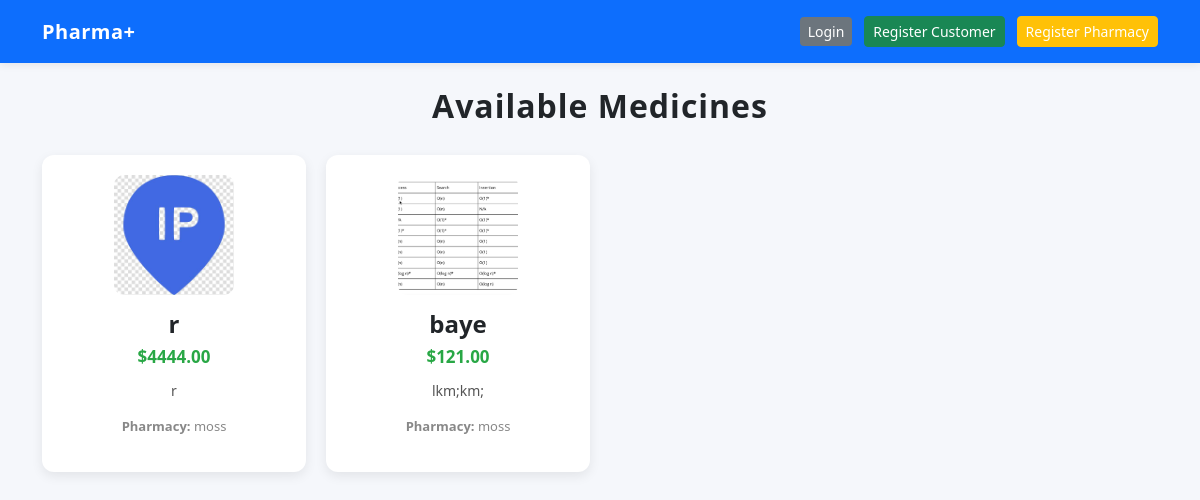
Page /medicine/list/ on the committed database.
### member/models.py (models this page shows, shortened)
class Medicine(models.Model):
    owner = models.ForeignKey(PharmacyOwnerProfile, on_delete=models.CASCADE)
    name = models.CharField(max_length=100)
    category = models.CharField(max_length=100)
    description = models.TextField()
    image = models.ImageField(upload_to='medicine_images/')
    price = models.DecimalField(max_digits=10, decimal_places=2)
    stock = models.PositiveIntegerField()
    created_at = models.DateTimeField(auto_now_add=True)
    updated_at = models.DateTimeField(auto_now=True)
    expiry_date = models.DateField(null=True, blank=True)  # NEW
    location = models.CharField(max_length=255, blank=True, null=True)  # NEW

class PharmacyOwnerProfile(models.Model):
    user = models.OneToOneField(settings.AUTH_USER_MODEL, on_delete=models.CASCADE)
    pharmacy_name = models.CharField(max_length=200)
    location = models.CharField(max_length=255)
    phone = models.CharField(max_length=20)
    verification_document = models.FileField(upload_to='verification_docs/')
    is_verified = models.BooleanField(default=False)

### member/views.py (the view)
# urls.py: path("medicine/list/", MedicineListView.as_view(), name="medicine_list"),
class MedicineListView(ListView):
    model = Medicine
    template_name = "member/medicine_list.html"
    context_object_name = "medicines"

### member/templates/member/medicine_list.html
{% extends "member/base.html" %}
{% block content %}
<div class="container mt-4">
    <h2 style="text-align: center; margin-bottom: 30px; font-weight: 700; letter-spacing: 1px;">
        Available Medicines
    </h2>
    {% if medicines %}
        <div style="
            display: grid;
            grid-template-columns: repeat(auto-fill, minmax(250px, 1fr));
            gap: 20px;
        ">
            {% for med in medicines %}
            <div style="
                background: #ffffff;
                padding: 20px;
                border-radius: 12px;
                box-shadow: 0 4px 12px rgba(0,0,0,0.08);
                text-align: center;
                transition: 0.3s;
            ">
                <img src="{{ med.image.url }}"
                     style="width: 120px; height:120px; object-fit: cover; border-radius: 10px; margin-bottom: 15px;">
                <h4 style="font-weight: 600; margin-bottom: 5px;">
                    {{ med.name }}
                </h4>
                <p style="margin: 0; font-size: 17px; color: #28a745; font-weight: 600;">
                    ${{ med.price }}
                </p>
                <p style="font-size: 14px; color: #555; margin-top: 10px;">
                    {{ med.description }}
                </p>
                <p style="font-size: 13px; color: #888; margin-top: 10px;">
                    <strong>Pharmacy:</strong> {{ med.owner.pharmacy_name }}
                </p>
            </div>
            {% endfor %}
        </div>
    {% else %}
        <p style="text-align:center; margin-top: 20px;">No medicines found.</p>
    {% endif %}
</div>
{% endblock %}

### member/templates/member/base.html (style rules this page uses)
body { background: #f5f7fb; font-family: "Segoe UI", Arial, sans-serif; }

### rows in the picture
Medicine: image (picture), name "r", price "4444.00", description "r", owner.pharmacy_name "moss"
Medicine: image (picture), name "baye", price "121.00", description "lkm;km;", owner.pharmacy_name "moss"
